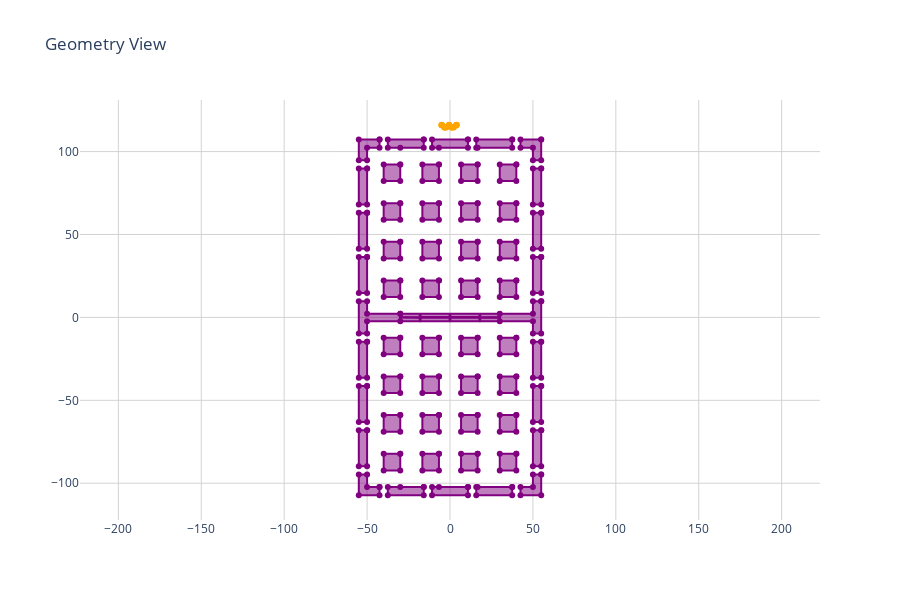

This figure's notebook cell:
### Markdown cell above
### Nanobeam with squares

### Code cell
themask = smlay.Mask("Coupons Mask")

class FullDevice(Nanobeam):
    def initialize(self):
        self.set_name("FULLDEVICE")
        self.set_description("full device")
        
    def parameters(self):
        super().parameters()
        self.addparameter("pad_edge", 100, "Edge of the pad")
        self.addparameter("offset_from_corner", 0.1, "Offset from the corner of the pad as a fraction of the pad edge", param_range=[0,0.3])
        self.addparameter("N_theters_pad", 4, "Number of theters in the pad", param_type=int)
        self.addparameter("theter_length_pad", 5, "Length of theters in the pad")
        self.addparameter("theter_width_pad", 5, "Width of theters in the pad")
       

    def geom(self):
        p = self.get_params()
        
        
        nanobeam_dev = Nanobeam.build()
        p2 = nanobeam_dev.get_params()
        for key in p2.keys():
            nanobeam_dev.set_param(key, p[key])
            
        
        nanobeam = nanobeam_dev.geom()  
        
        pad = sm.make_rect(0, 0, p["pad_edge"], p["pad_edge"], layer = 3, numkey=2)
        theters = GeomGroup()

        spacing_between_theters = (p["pad_edge"]*(1-2*p["offset_from_corner"])) / (p["N_theters_pad"] -1)
        if p["N_theters_pad"] % 2 == 0:  # even number of theters
            theters += sm.make_rect(spacing_between_theters / 2, p["pad_edge"], p["theter_width_pad"], p["theter_length_pad"], layer=3, numkey=2)
            theters += sm.make_rect(-spacing_between_theters / 2, p["pad_edge"], p["theter_width_pad"], p["theter_length_pad"], layer=3, numkey=2)

            for i in range(1, p["N_theters_pad"] // 2):
                theters += sm.make_rect(spacing_between_theters / 2 + i * spacing_between_theters, p["pad_edge"], p["theter_width_pad"], p["theter_length_pad"], layer=3, numkey=2)
                theters += sm.make_rect(-spacing_between_theters / 2 - i * spacing_between_theters, p["pad_edge"], p["theter_width_pad"], p["theter_length_pad"], layer=3, numkey=2)
        else:
            theters += sm.make_rect(0, p["pad_edge"], p["theter_width_pad"], p["theter_length_pad"], layer=3)
            for i in range(1, p["N_theters_pad"] // 2 + 1):
                theters += sm.make_rect(i * spacing_between_theters, p["pad_edge"], p["theter_width_pad"], p["theter_length_pad"], layer=3, numkey=2)
                theters += sm.make_rect(-i * spacing_between_theters, p["pad_edge"], p["theter_width_pad"], p["theter_length_pad"], layer=3, numkey=2)
        
        theters += theters.copy().rotate(0, p["pad_edge"]/2, 90)
        theters += theters.copy().rotate(0, p["pad_edge"]/2, 270)

        hole = sm.make_rect(0, 0, 10, 10, layer=2, numkey=1)
        global themask
        themask.addCell("HOLE", hole)
        holes = GeomGroup()

        N_holes_edge = 4
        distance_from_edge = 0.1
        lattice_constant = p["pad_edge"]*(1-2*distance_from_edge)/(N_holes_edge-1)
        square_edge = 10
        dist = 0.1
        N_squares = 4
        spacing = (p["pad_edge"] * (1 - 2 * dist) - N_squares * square_edge) / (N_squares - 1)
        for i in range(N_squares):
            x_pos = -p["pad_edge"] / 2 + p["pad_edge"] * dist + i * (square_edge + spacing)
            for j in range(N_squares):
                y_pos = -p["pad_edge"] / 2 + p["pad_edge"] * dist + j * (square_edge + spacing)
                holes += sm.make_rect(x_pos, y_pos, square_edge, square_edge, layer=2, numkey=1)
        holes.translate(0, p["pad_edge"] / 2)
        pad = pad.boolean_difference(holes, 3, 2)
        
        

        pads = pad + theters
        pads.translate(0, p["theter_length"]+p["top_width"]/2)
        pads.set_layer(3)
        pads+= pads.copy().mirrorY(0)

        bb = pads.bounding_box()
        rbox = bb.toRect()
        rbox.set_layer(4)
        pads = rbox.boolean_difference(pads, 4, 3)

        nanobeam_bb = nanobeam.bounding_box()
        rbox2 = nanobeam_bb.toRect()
        rbox2.set_layer(3)
        pads = pads.boolean_difference(rbox2, 4, 3)

        FullDevice = pads + nanobeam
        Text = FullDevice.select_layer(1)
        Text.translate(0, p["pad_edge"]*1.1)
        
       
        return FullDevice

FullDevice.build()
DeviceInspect(FullDevice, fix_aspect_ratio=True)
registerDevicesInModule(__name__)
geom = FullDevice.build().geom()
GeomView(geom, fix_aspect_ratio=True, plot_height = 600)

### Figure 1 — Plotly figure (JSON) as saved in the notebook; plotly's stock layout.template omitted (floating-point values rounded to 4 significant figures; data arrays with more than 128 entries replaced by an {"elided": "..."} marker saying what was removed)
{"data": [{"fill": "toself", "line": {"color": "purple"}, "type": "scatter", "x": [-50, -55, -55, -50, -50], "y": [-68.08, -68.08, -89.75, -89.75, -68.08]}, {"fill": "toself", "line": {"color": "purple"}, "type": "scatter", "x": [-50, -55, -55, -50, -50], "y": [-41.42, -41.42, -63.08, -63.08, -41.42]}, {"fill": "toself", "line": {"color": "purple"}, "type": "scatter", "x": [-50, -55, -55, -50, -50], "y": [-14.75, -14.75, -36.42, -36.42, -14.75]}, {"fill": "toself", "line": {"color": "purple"}, "type": "scatter", "x": [-50, -55, -55, -50, -50], "y": [36.42, 36.42, 14.75, 14.75, 36.42]}, {"fill": "toself", "line": {"color": "purple"}, "type": "scatter", "x": [-50, -55, -55, -50, -50], "y": [63.08, 63.08, 41.42, 41.42, 63.08]}, {"fill": "toself", "line": {"color": "purple"}, "type": "scatter", "x": [-50, -55, -55, -50, -50], "y": [89.75, 89.75, 68.08, 68.08, 89.75]}, {"fill": "toself", "line": {"color": "purple"}, "type": "scatter", "x": [-42.5, -50, -50, -55, -55, -42.5, -42.5], "y": [-102.2, -102.2, -94.75, -94.75, -107.2, -107.2, -102.2]}, {"fill": "toself", "line": {"color": "purple"}, "type": "scatter", "x": [-42.5, -55, -55, -50, -50, -42.5, -42.5], "y": [107.2, 107.2, 94.75, 94.75, 102.2, 102.2, 107.2]}, {"fill": "toself", "line": {"color": "purple"}, "type": "scatter", "x": [-30, -40, -40, -30, -30], "y": [-82.25, -82.25, -92.25, -92.25, -82.25]}, {"fill": "toself", "line": {"color": "purple"}, "type": "scatter", "x": [-30, -40, -40, -30, -30], "y": [-58.92, -58.92, -68.92, -68.92, -58.92]}, {"fill": "toself", "line": {"color": "purple"}, "type": "scatter", "x": [-30, -40, -40, -30, -30], "y": [-35.58, -35.58, -45.58, -45.58, -35.58]}, {"fill": "toself", "line": {"color": "purple"}, "type": "scatter", "x": [-30, -40, -40, -30, -30], "y": [-12.25, -12.25, -22.25, -22.25, -12.25]}, {"fill": "toself", "line": {"color": "purple"}, "type": "scatter", "x": [-30, -50, -50, -55, -55, -50, -50, -30, -30], "y": [2.25, 2.25, 9.75, 9.75, -9.75, -9.75, -2.25, -2.25, 2.25]}, {"fill": "toself", "line": {"color": "purple"}, "type": "scatter", "x": [-30, -40, -40, -30, -30], "y": [22.25, 22.25, 12.25, 12.25, 22.25]}, {"fill": "toself", "line": {"color": "purple"}, "type": "scatter", "x": [-30, -40, -40, -30, -30], "y": [45.58, 45.58, 35.58, 35.58, 45.58]}, {"fill": "toself", "line": {"color": "purple"}, "type": "scatter", "x": [-30, -40, -40, -30, -30], "y": [68.92, 68.92, 58.92, 58.92, 68.92]}, {"fill": "toself", "line": {"color": "purple"}, "type": "scatter", "x": [-30, -40, -40, -30, -30], "y": [92.25, 92.25, 82.25, 82.25, 92.25]}, {"fill": "toself", "line": {"color": "purple"}, "type": "scatter", "x": [-15.83, -30, -37.5, -37.5, -15.83, -15.83], "y": [-102.2, -102.2, -102.2, -107.2, -107.2, -102.2]}, {"fill": "toself", "line": {"color": "purple"}, "type": "scatter", "x": [-15.83, -37.5, -37.5, -30, -15.83, -15.83], "y": [107.2, 107.2, 102.2, 102.2, 102.2, 107.2]}, {"fill": "toself", "line": {"color": "purple"}, "type": "scatter", "x": [-6.667, -16.67, -16.67, -6.667, -6.667], "y": [-82.25, -82.25, -92.25, -92.25, -82.25]}, {"fill": "toself", "line": {"color": "purple"}, "type": "scatter", "x": [-6.667, -16.67, -16.67, -6.667, -6.667], "y": [-58.92, -58.92, -68.92, -68.92, -58.92]}, {"fill": "toself", "line": {"color": "purple"}, "type": "scatter", "x": [-6.667, -16.67, -16.67, -6.667, -6.667], "y": [-35.58, -35.58, -45.58, -45.58, -35.58]}, {"fill": "toself", "line": {"color": "purple"}, "type": "scatter", "x": [-6.667, -16.67, -16.67, -6.667, -6.667], "y": [-12.25, -12.25, -22.25, -22.25, -12.25]}, {"fill": "toself", "line": {"color": "purple"}, "type": "scatter", "x": [-6.667, -16.67, -16.67, -6.667, -6.667], "y": [22.25, 22.25, 12.25, 12.25, 22.25]}, {"fill": "toself", "line": {"color": "purple"}, "type": "scatter", "x": [-6.667, -16.67, -16.67, -6.667, -6.667], "y": [45.58, 45.58, 35.58, 35.58, 45.58]}, {"fill": "toself", "line": {"color": "purple"}, "type": "scatter", "x": [-6.667, -16.67, -16.67, -6.667, -6.667], "y": [68.92, 68.92, 58.92, 58.92, 68.92]}, {"fill": "toself", "line": {"color": "purple"}, "type": "scatter", "x": [-6.667, -16.67, -16.67, -6.667, -6.667], "y": [92.25, 92.25, 82.25, 82.25, 92.25]}, {"fill": "toself", "line": {"color": "purple"}, "type": "scatter", "x": [10.83, -6.667, -10.83, -10.83, 10.83, 10.83], "y": [-102.2, -102.2, -102.2, -107.2, -107.2, -102.2]}, {"fill": "toself", "line": {"color": "purple"}, "type": "scatter", "x": [10.83, -10.83, -10.83, -6.667, 10.83, 10.83], "y": [107.2, 107.2, 102.2, 102.2, 102.2, 107.2]}, {"fill": "toself", "line": {"color": "purple"}, "type": "scatter", "x": [16.67, 6.667, 6.667, 16.67, 16.67], "y": [-82.25, -82.25, -92.25, -92.25, -82.25]}, {"fill": "toself", "line": {"color": "purple"}, "type": "scatter", "x": [16.67, 6.667, 6.667, 16.67, 16.67], "y": [-58.92, -58.92, -68.92, -68.92, -58.92]}, {"fill": "toself", "line": {"color": "purple"}, "type": "scatter", "x": [16.67, 6.667, 6.667, 16.67, 16.67], "y": [-35.58, -35.58, -45.58, -45.58, -35.58]}, {"fill": "toself", "line": {"color": "purple"}, "type": "scatter", "x": [16.67, 6.667, 6.667, 16.67, 16.67], "y": [-12.25, -12.25, -22.25, -22.25, -12.25]}, {"fill": "toself", "line": {"color": "purple"}, "type": "scatter", "x": [16.67, 6.667, 6.667, 16.67, 16.67], "y": [22.25, 22.25, 12.25, 12.25, 22.25]}, {"fill": "toself", "line": {"color": "purple"}, "type": "scatter", "x": [16.67, 6.667, 6.667, 16.67, 16.67], "y": [45.58, 45.58, 35.58, 35.58, 45.58]}, {"fill": "toself", "line": {"color": "purple"}, "type": "scatter", "x": [16.67, 6.667, 6.667, 16.67, 16.67], "y": [68.92, 68.92, 58.92, 58.92, 68.92]}, {"fill": "toself", "line": {"color": "purple"}, "type": "scatter", "x": [16.67, 6.667, 6.667, 16.67, 16.67], "y": [92.25, 92.25, 82.25, 82.25, 92.25]}, {"fill": "toself", "line": {"color": "purple"}, "type": "scatter", "x": [37.5, 16.67, 15.83, 15.83, 37.5, 37.5], "y": [-102.2, -102.2, -102.2, -107.2, -107.2, -102.2]}, {"fill": "toself", "line": {"color": "purple"}, "type": "scatter", "x": [37.5, 15.83, 15.83, 16.67, 37.5, 37.5], "y": [107.2, 107.2, 102.2, 102.2, 102.2, 107.2]}, {"fill": "toself", "line": {"color": "purple"}, "type": "scatter", "x": [40, 30, 30, 40, 40], "y": [-82.25, -82.25, -92.25, -92.25, -82.25]}, {"fill": "toself", "line": {"color": "purple"}, "type": "scatter", "x": [40, 30, 30, 40, 40], "y": [-58.92, -58.92, -68.92, -68.92, -58.92]}, {"fill": "toself", "line": {"color": "purple"}, "type": "scatter", "x": [40, 30, 30, 40, 40], "y": [-35.58, -35.58, -45.58, -45.58, -35.58]}, {"fill": "toself", "line": {"color": "purple"}, "type": "scatter", "x": [40, 30, 30, 40, 40], "y": [-12.25, -12.25, -22.25, -22.25, -12.25]}, {"fill": "toself", "line": {"color": "purple"}, "type": "scatter", "x": [40, 30, 30, 40, 40], "y": [22.25, 22.25, 12.25, 12.25, 22.25]}, {"fill": "toself", "line": {"color": "purple"}, "type": "scatter", "x": [40, 30, 30, 40, 40], "y": [45.58, 45.58, 35.58, 35.58, 45.58]}, {"fill": "toself", "line": {"color": "purple"}, "type": "scatter", "x": [40, 30, 30, 40, 40], "y": [68.92, 68.92, 58.92, 58.92, 68.92]}, {"fill": "toself", "line": {"color": "purple"}, "type": "scatter", "x": [40, 30, 30, 40, 40], "y": [92.25, 92.25, 82.25, 82.25, 92.25]}, {"fill": "toself", "line": {"color": "purple"}, "type": "scatter", "x": [55, 50, 50, 42.5, 42.5, 55, 55], "y": [-94.75, -94.75, -102.2, -102.2, -107.2, -107.2, -94.75]}, {"fill": "toself", "line": {"color": "purple"}, "type": "scatter", "x": [55, 50, 50, 55, 55], "y": [-68.08, -68.08, -89.75, -89.75, -68.08]}, {"fill": "toself", "line": {"color": "purple"}, "type": "scatter", "x": [55, 50, 50, 55, 55], "y": [-41.42, -41.42, -63.08, -63.08, -41.42]}, {"fill": "toself", "line": {"color": "purple"}, "type": "scatter", "x": [55, 50, 50, 55, 55], "y": [-14.75, -14.75, -36.42, -36.42, -14.75]}, {"fill": "toself", "line": {"color": "purple"}, "type": "scatter", "x": [55, 50, 50, 30, 30, 50, 50, 55, 55], "y": [9.75, 9.75, 2.25, 2.25, -2.25, -2.25, -9.75, -9.75, 9.75]}, {"fill": "toself", "line": {"color": "purple"}, "type": "scatter", "x": [55, 50, 50, 55, 55], "y": [36.42, 36.42, 14.75, 14.75, 36.42]}, {"fill": "toself", "line": {"color": "purple"}, "type": "scatter", "x": [55, 50, 50, 55, 55], "y": [63.08, 63.08, 41.42, 41.42, 63.08]}, {"fill": "toself", "line": {"color": "purple"}, "type": "scatter", "x": [55, 50, 50, 55, 55], "y": [89.75, 89.75, 68.08, 68.08, 89.75]}, {"fill": "toself", "line": {"color": "purple"}, "type": "scatter", "x": [55, 42.5, 42.5, 50, 50, 55, 55], "y": [107.2, 107.2, 102.2, 102.2, 94.75, 94.75, 107.2]}, {"fill": "toself", "line": {"color": "purple"}, "type": "scatter", "x": {"elided": "787 float values"}, "y": {"elided": "787 float values"}}, {"fill": "toself", "line": {"color": "purple"}, "type": "scatter", "x": {"elided": "787 float values"}, "y": {"elided": "787 float values"}}, {"fill": "toself", "line": {"color": "purple"}, "type": "scatter", "x": {"elided": "189 float values"}, "y": {"elided": "189 float values"}}, {"fill": "toself", "line": {"color": "purple"}, "type": "scatter", "x": {"elided": "189 float values"}, "y": {"elided": "189 float values"}}, {"fill": "toself", "line": {"color": "purple"}, "type": "scatter", "x": {"elided": "189 float values"}, "y": {"elided": "189 float values"}}, {"fill": "toself", "line": {"color": "purple"}, "type": "scatter", "x": {"elided": "189 float values"}, "y": {"elided": "189 float values"}}, {"fill": "toself", "line": {"color": "purple"}, "type": "scatter", "x": {"elided": "787 float values"}, "y": {"elided": "787 float values"}}, {"fill": "toself", "line": {"color": "purple"}, "type": "scatter", "x": {"elided": "787 float values"}, "y": {"elided": "787 float values"}}, {"fill": "toself", "line": {"color": "orange"}, "type": "scatter", "x": [-5, -5.292, -5.456, -5.456, -5.292, -4.708, -4.544, -4.544, -4.737, -4.596, -4.374, -4.344, -4.344, -4.374, -4.596, -4.667, -5.333, -5.404, -5.626, -5.656, -5.656, -5.626, -5.404, -5.333, -5, -5], "y": [115.1, 115.1, 115.3, 116.7, 116.9, 116.9, 116.7, 115.3, 115.1, 114.9, 115.2, 115.2, 116.8, 116.8, 117.1, 117.1, 117.1, 117.1, 116.8, 116.8, 115.2, 115.2, 114.9, 114.9, 114.9, 115.1]}, {"fill": "toself", "line": {"color": "orange"}, "type": "scatter", "x": [-5.04, -4.818, -4.96, -5.182, -5.04], "y": [115.8, 116.0, 116.2, 116.0, 115.8]}, {"fill": "toself", "line": {"color": "orange"}, "type": "scatter", "x": [-3.333, -2.222, -2.222, -3.333, -3.333], "y": [114.5, 114.5, 114.7, 114.7, 114.5]}, {"fill": "toself", "line": {"color": "orange"}, "type": "scatter", "x": [-0.5556, -0.8475, -1.011, -1.011, -0.8475, -0.2636, -0.1, -0.1, -0.2929, -0.1515, 0.07071, 0.1, 0.1, 0.07071, -0.1515, -0.2222, -0.8889, -0.9596, -1.182, -1.211, -1.211, -1.182, -0.9596, -0.8889, -0.5556, -0.5556], "y": [115.1, 115.1, 115.3, 116.7, 116.9, 116.9, 116.7, 115.3, 115.1, 114.9, 115.2, 115.2, 116.8, 116.8, 117.1, 117.1, 117.1, 117.1, 116.8, 116.8, 115.2, 115.2, 114.9, 114.9, 114.9, 115.1]}, {"fill": "toself", "line": {"color": "orange"}, "type": "scatter", "x": [-0.596, -0.3737, -0.5152, -0.7374, -0.596], "y": [115.8, 116.0, 116.2, 116.0, 115.8]}, {"fill": "toself", "line": {"color": "orange"}, "type": "scatter", "x": [1.111, 2.222, 2.222, 1.111, 1.111], "y": [114.5, 114.5, 114.7, 114.7, 114.5]}, {"fill": "toself", "line": {"color": "orange"}, "type": "scatter", "x": [3.889, 3.597, 3.433, 3.433, 3.597, 4.181, 4.344, 4.344, 4.152, 4.293, 4.515, 4.544, 4.544, 4.515, 4.293, 4.222, 3.556, 3.485, 3.263, 3.233, 3.233, 3.263, 3.485, 3.556, 3.889, 3.889], "y": [115.1, 115.1, 115.3, 116.7, 116.9, 116.9, 116.7, 115.3, 115.1, 114.9, 115.2, 115.2, 116.8, 116.8, 117.1, 117.1, 117.1, 117.1, 116.8, 116.8, 115.2, 115.2, 114.9, 114.9, 114.9, 115.1]}, {"fill": "toself", "line": {"color": "orange"}, "type": "scatter", "x": [3.848, 4.071, 3.929, 3.707, 3.848], "y": [115.8, 116.0, 116.2, 116.0, 115.8]}], "layout": {"height": 600, "paper_bgcolor": "white", "plot_bgcolor": "white", "showlegend": false, "title": {"text": "Geometry View"}, "xaxis": {"gridcolor": "LightGray", "scaleanchor": "y", "scaleratio": 1, "showgrid": true, "zeroline": false}, "yaxis": {"gridcolor": "LightGray", "showgrid": true, "zeroline": false}}}
